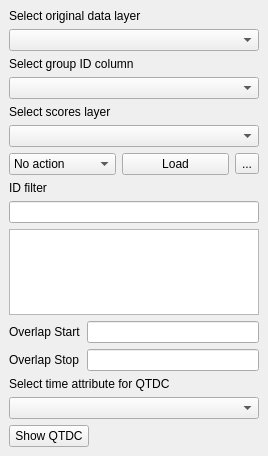
<?xml version="1.0" encoding="UTF-8"?>
<ui version="4.0">
 <class>CoTravelDockWidgetBase</class>
 <widget class="QDockWidget" name="CoTravelDockWidgetBase">
  <property name="geometry">
   <rect>
    <x>0</x>
    <y>0</y>
    <width>268</width>
    <height>456</height>
   </rect>
  </property>
  <property name="sizePolicy">
   <sizepolicy hsizetype="Preferred" vsizetype="Preferred">
    <horstretch>0</horstretch>
    <verstretch>0</verstretch>
   </sizepolicy>
  </property>
  <property name="windowTitle">
   <string>Analyze co-travelers</string>
  </property>
  <widget class="QWidget" name="dockWidgetContents">
   <property name="sizePolicy">
    <sizepolicy hsizetype="Preferred" vsizetype="Preferred">
     <horstretch>0</horstretch>
     <verstretch>0</verstretch>
    </sizepolicy>
   </property>
   <layout class="QVBoxLayout" name="verticalLayout">
    <item>
     <widget class="QLabel" name="label">
      <property name="text">
       <string>Select original data layer</string>
      </property>
     </widget>
    </item>
    <item>
     <widget class="QgsMapLayerComboBox" name="dataComboBox"/>
    </item>
    <item>
     <widget class="QLabel" name="label_3">
      <property name="text">
       <string>Select group ID column</string>
      </property>
     </widget>
    </item>
    <item>
     <widget class="QgsFieldComboBox" name="idComboBox"/>
    </item>
    <item>
     <widget class="QLabel" name="label_2">
      <property name="text">
       <string>Select scores layer</string>
      </property>
     </widget>
    </item>
    <item>
     <widget class="QgsMapLayerComboBox" name="scoresComboBox"/>
    </item>
    <item>
     <layout class="QHBoxLayout" name="horizontalLayout">
      <item>
       <widget class="QComboBox" name="zoomComboBox">
        <item>
         <property name="text">
          <string>No action</string>
         </property>
        </item>
        <item>
         <property name="text">
          <string>Auto pan</string>
         </property>
        </item>
        <item>
         <property name="text">
          <string>Auto zoom</string>
         </property>
        </item>
       </widget>
      </item>
      <item>
       <widget class="QPushButton" name="applyButton">
        <property name="text">
         <string>Load</string>
        </property>
       </widget>
      </item>
      <item>
       <widget class="QToolButton" name="clearButton">
        <property name="text">
         <string>...</string>
        </property>
       </widget>
      </item>
     </layout>
    </item>
    <item>
     <widget class="QLabel" name="label_4">
      <property name="text">
       <string>ID filter</string>
      </property>
     </widget>
    </item>
    <item>
     <widget class="QLineEdit" name="idFilterEdit"/>
    </item>
    <item>
     <widget class="QTableWidget" name="resultsTable"/>
    </item>
    <item>
     <layout class="QFormLayout" name="formLayout">
      <item row="0" column="0">
       <widget class="QLabel" name="overlapStartLabel">
        <property name="text">
         <string>Overlap Start</string>
        </property>
       </widget>
      </item>
      <item row="0" column="1">
       <widget class="QLineEdit" name="overlapStartEdit">
        <property name="readOnly">
         <bool>true</bool>
        </property>
       </widget>
      </item>
      <item row="1" column="0">
       <widget class="QLabel" name="overlapStopLabel">
        <property name="text">
         <string>Overlap Stop</string>
        </property>
       </widget>
      </item>
      <item row="1" column="1">
       <widget class="QLineEdit" name="overlapStopEdit">
        <property name="readOnly">
         <bool>true</bool>
        </property>
       </widget>
      </item>
     </layout>
    </item>
    <item>
     <widget class="QLabel" name="timeLabel">
      <property name="text">
       <string>Select time attribute for QTDC</string>
      </property>
     </widget>
    </item>
    <item>
     <widget class="QgsFieldComboBox" name="timeFieldComboBox"/>
    </item>
    <item>
     <layout class="QHBoxLayout" name="horizontalLayout_2">
      <item>
       <widget class="QPushButton" name="qtdcButton">
        <property name="text">
         <string>Show QTDC</string>
        </property>
        <property name="checkable">
         <bool>false</bool>
        </property>
       </widget>
      </item>
      <item>
       <spacer name="horizontalSpacer">
        <property name="orientation">
         <enum>Qt::Horizontal</enum>
        </property>
        <property name="sizeHint" stdset="0">
         <size>
          <width>40</width>
          <height>20</height>
         </size>
        </property>
       </spacer>
      </item>
     </layout>
    </item>
   </layout>
  </widget>
 </widget>
 <customwidgets>
  <customwidget>
   <class>QgsFieldComboBox</class>
   <extends>QComboBox</extends>
   <header>qgsfieldcombobox.h</header>
  </customwidget>
  <customwidget>
   <class>QgsMapLayerComboBox</class>
   <extends>QComboBox</extends>
   <header>qgsmaplayercombobox.h</header>
  </customwidget>
 </customwidgets>
 <resources/>
 <connections/>
</ui>
